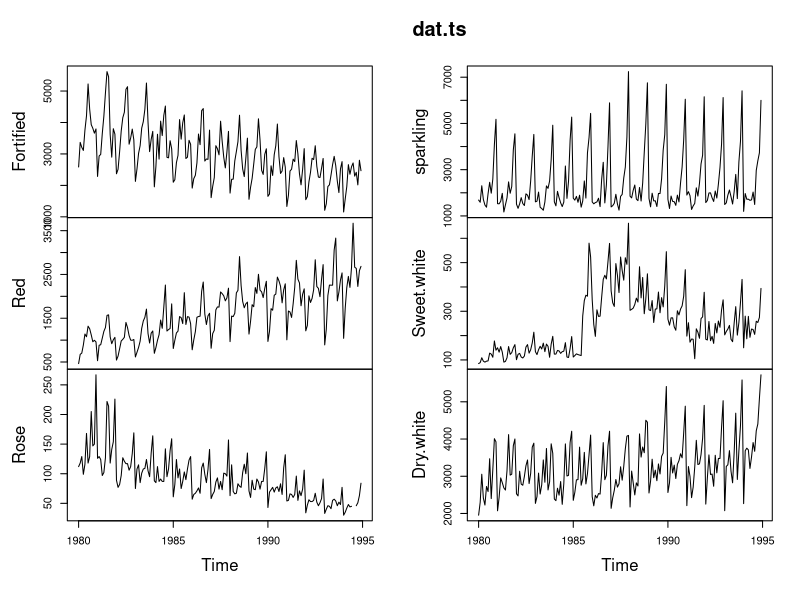

Source code (R):
library(forecast)

dat <- read.csv('AustralianWines.csv', colClasses=c("character",rep("numeric",6)),na.strings="*")

dat.ts <- ts(dat[,-1],start=c(1980,1),frequency=12)

plot(dat.ts)

# Forecast using naive and seasonal naive methods
for (i in 1:dim(dat.ts)[2]){
  print(paste0("Naive Forecast for ",colnames(dat.ts)[i]))
  print(naive(dat.ts[,i],2))
  print(paste0("Seasonal Naive Forecast for ",colnames(dat.ts)[i]))
  print(snaive(dat.ts[,i],2))
}

